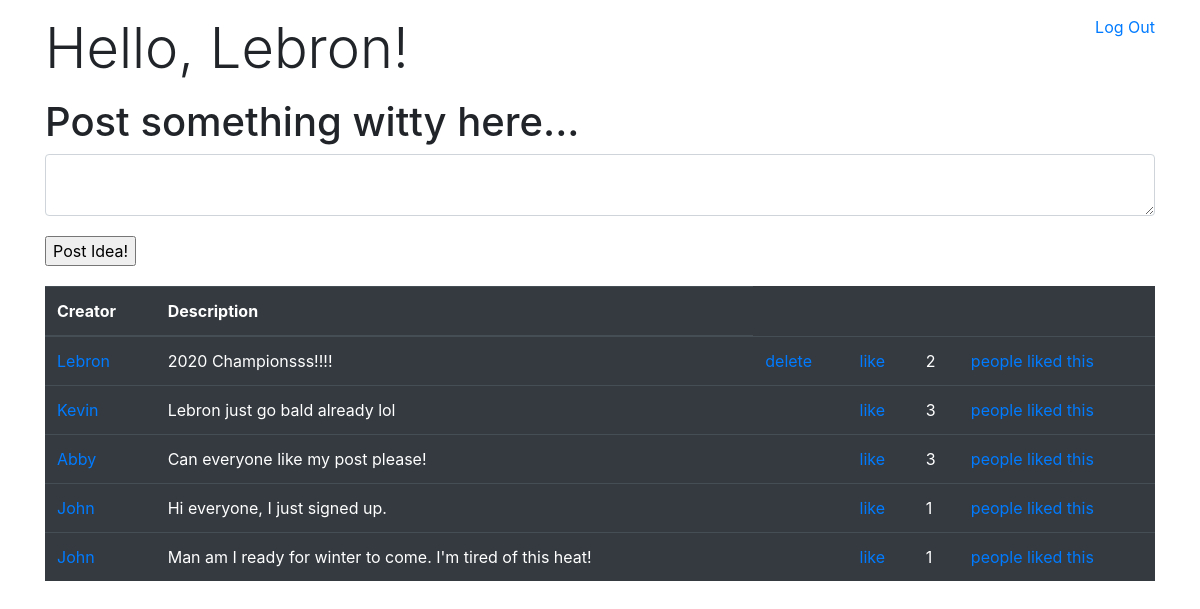
/display_all (signed in), run on the app's committed database.
### bright_app/models.py (models this page shows)
class User(models.Model):
    first_name = models.CharField(max_length=45)
    last_name = models.CharField(max_length=45)
    alias = models.CharField(max_length=45)
    email = models.EmailField(unique=True)
    password = models.CharField(max_length=255)
    objects = UserManager()

class Ideas(models.Model):
    first_name = models.CharField(max_length=45)
    description = models.TextField()
    like = models.ManyToManyField('User', related_name='liked_ideas')
    owner = models.ForeignKey('User', related_name='uploaded_by', on_delete=models.CASCADE)
    created_at = models.DateTimeField(auto_now_add=True)
    updated_at = models.DateTimeField(auto_now=True)
    objects = IdeasManager()

### bright_app/views.py (the view)
# urls.py: path('display_all', views.display_all),
def display_all(request):
    if 'user_id' not in request.session:
        return redirect('/')
    context = {
        'ideas': Ideas.objects.all(),
        'user': User.objects.get(id=request.session['user_id'])
    }
    return render(request, 'display_all.html', context)

### bright_app/templates/display_all.html (shortened to what this page needs)
<!DOCTYPE html>
<html lang="en">
<head>
    <link href="https://stackpath.bootstrapcdn.com/bootstrap/4.5.0/css/bootstrap.min.css" rel="stylesheet"
>
    {% load static %}
    <link rel="stylesheet" href="{% static 'style.css' %}">
</head>
<body>
    <div style="margin-top: 15px;" class="container">
        <div class="logout">
            <a style="float: right;" href="/logout">Log Out</a>
        </div>
        <h1 class="display-4"> Hello, {{ user.first_name }}!</h1>
        <div class="post">
            <h1>Post something witty here...</h1>
            <form action="/create" method="POST">
                <textarea name="description" id="description" class="form-control"></textarea>
                <input style="margin-top: 20px; margin-bottom: 20px;" type="submit" value="Post Idea!">
            </form>
        </div>
        <table class="table table-dark">
            <thead>
                <tr>
                    <th>Creator</th>
                    <th>Description</th>
                </tr>
            </thead>
            <tbody>
                {%for idea in ideas%}
                    {%if user == idea.owner%}
                        <tr>
                            <td><a href="/user/{{idea.owner.id}}">{{ idea.owner.first_name}}</a></td>
                            <td>{{ idea.description }}</td>
                            <td><a href="/delete/{{idea.id}}">delete</a></td>
                            <td><a href="/like/{{idea.id}}">like</a></td>
                            <td>{{idea.like.count}}</td>
                            <td><a href="/display_one/{{idea.id}}">people liked this</a></td>
                        </tr>
                    {%elif user != idea.owner%}
                        <tr>
                            <td><a href="/user/{{idea.owner.id}}">{{ idea.owner.first_name}}</a></td>
                            <td>{{ idea.description }}</td>
                            <td></td>
                            <td><a href="/like/{{idea.id}}">like</a></td>
                            <td>{{idea.like.count}}</td>
                            <td><a href="/display_one/{{idea.id}}">people liked this</a></td>
                        </tr>
                    {%endif%}
                {%endfor%}
            </tbody>
        </table>
    </div>
</body>
</html>

### bright_app/static/style.css (style rules this page uses)
* { margin: 0 auto; }

### data on the page
User: first_name "Lebron"
Ideas: owner.first_name "Lebron", description "2020 Championsss!!!!", like.count "2"
Ideas: owner.first_name "Kevin", description "Lebron just go bald already lol", like.count "3"
Ideas: owner.first_name "Abby", description "Can everyone like my post please!", like.count "3"
Ideas: owner.first_name "John", description "Hi everyone, I just signed up.", like.count "1"
Ideas: owner.first_name "John", description "Man am I ready for winter to come. I'm tired of this heat!", like.count "1"
